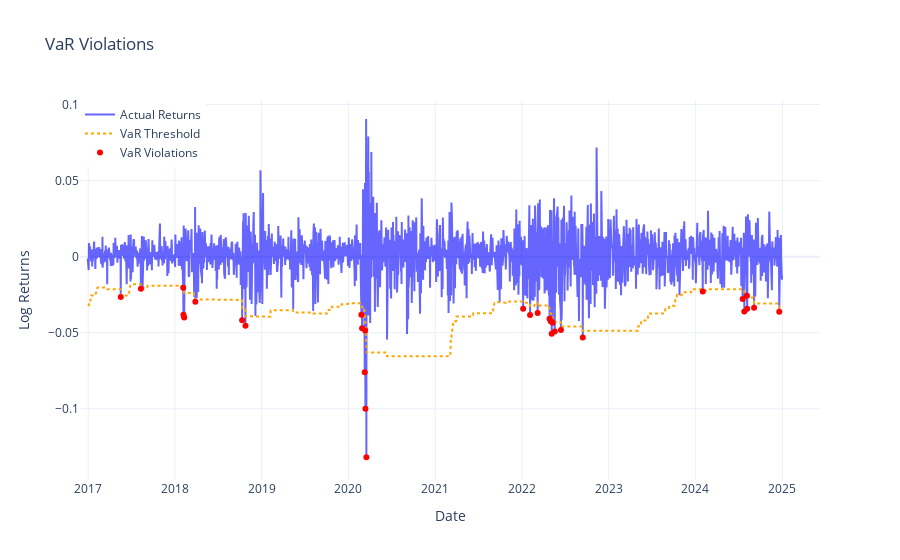

Notebook source saved alongside this figure:
### Markdown cell above
### Plots

### Code cell
plots.plot_var_violations(nasdaq_fbm_var, var_col='VaR_99', predicted_col='predicted_log_returns')

### Figure 1 — Plotly figure (JSON) as saved in the notebook; plotly's stock layout.template omitted (floating-point values rounded to 4 significant figures; data arrays with more than 128 entries replaced by an {"elided": "..."} marker saying what was removed)
{"data": [{"line": {"color": "blue"}, "mode": "lines", "name": "Actual Returns", "opacity": 0.6, "type": "scatter", "x": {"elided": "2013 str values"}, "y": {"elided": "2013 float values"}}, {"line": {"color": "orange", "dash": "dot"}, "mode": "lines", "name": "VaR Threshold", "type": "scatter", "x": {"elided": "2013 str values"}, "y": {"elided": "2013 float values"}}, {"marker": {"color": "red", "size": 6, "symbol": "circle"}, "mode": "markers", "name": "VaR Violations", "type": "scatter", "x": ["2017-05-18T00:00:00", "2017-08-11T00:00:00", "2018-02-05T00:00:00", "2018-02-06T00:00:00", "2018-02-09T00:00:00", "2018-03-28T00:00:00", "2018-10-11T00:00:00", "2018-10-25T00:00:00", "2020-02-25T00:00:00", "2020-02-28T00:00:00", "2020-03-10T00:00:00", "2020-03-12T00:00:00", "2020-03-13T00:00:00", "2020-03-17T00:00:00", "2022-01-06T00:00:00", "2022-02-04T00:00:00", "2022-03-08T00:00:00", "2022-04-27T00:00:00", "2022-05-02T00:00:00", "2022-05-06T00:00:00", "2022-05-10T00:00:00", "2022-05-19T00:00:00", "2022-06-14T00:00:00", "2022-09-14T00:00:00", "2024-02-01T00:00:00", "2024-07-18T00:00:00", "2024-07-25T00:00:00", "2024-08-05T00:00:00", "2024-08-06T00:00:00", "2024-09-04T00:00:00", "2024-12-19T00:00:00"], "y": [-0.02645, -0.0211, -0.02038, -0.03814, -0.04004, -0.02962, -0.04176, -0.04549, -0.03817, -0.04714, -0.07599, -0.04852, -0.1, -0.1319, -0.03432, -0.03833, -0.03699, -0.04079, -0.0425, -0.05068, -0.04345, -0.04928, -0.04827, -0.05311, -0.02295, -0.02776, -0.03611, -0.02577, -0.03426, -0.03367, -0.03615]}], "layout": {"hovermode": "x unified", "legend": {"x": 0, "y": 1}, "title": {"text": "VaR Violations"}, "xaxis": {"title": {"text": "Date"}}, "yaxis": {"title": {"text": "Log Returns"}}}}
